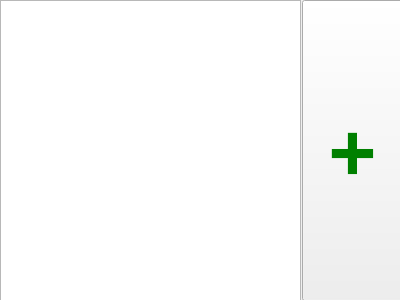
<?xml version="1.0" encoding="UTF-8"?>
<ui version="4.0">
 <class>Form</class>
 <widget class="QWidget" name="Form">
  <property name="geometry">
   <rect>
    <x>0</x>
    <y>0</y>
    <width>400</width>
    <height>300</height>
   </rect>
  </property>
  <property name="windowTitle">
   <string>Form</string>
  </property>
  <widget class="QListWidget" name="list">
   <property name="geometry">
    <rect>
     <x>0</x>
     <y>0</y>
     <width>301</width>
     <height>301</height>
    </rect>
   </property>
  </widget>
  <widget class="QPushButton" name="add">
   <property name="geometry">
    <rect>
     <x>302</x>
     <y>0</y>
     <width>101</width>
     <height>301</height>
    </rect>
   </property>
   <property name="font">
    <font>
     <family>Arial Black</family>
     <pointsize>64</pointsize>
     <weight>75</weight>
     <bold>true</bold>
    </font>
   </property>
   <property name="styleSheet">
    <string notr="true">color:green</string>
   </property>
   <property name="text">
    <string>+</string>
   </property>
  </widget>
 </widget>
 <resources/>
 <connections/>
</ui>
